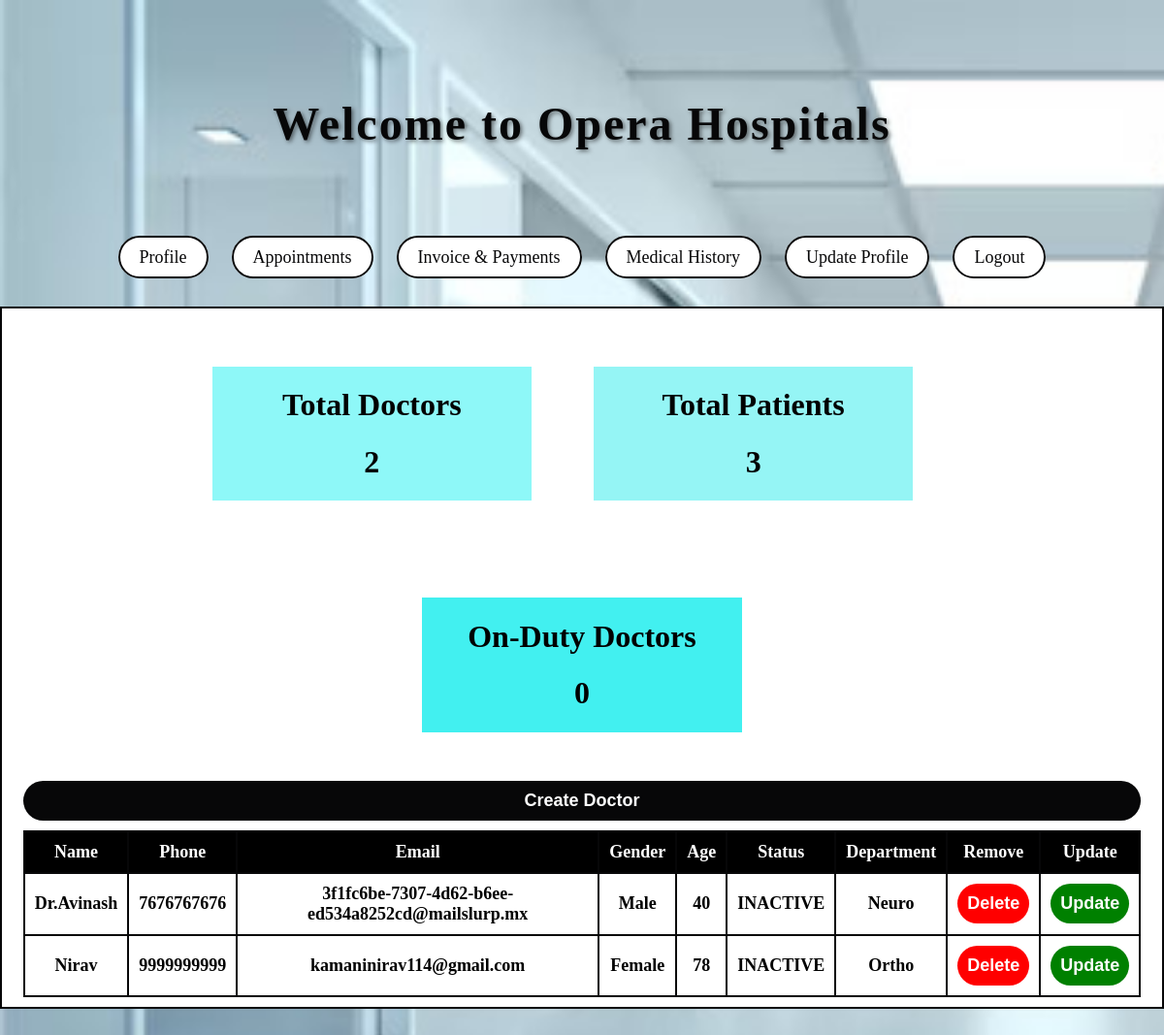
/dashboard/ (signed in), run on the app's committed database.
### Home/models.py (models this page shows, shortened)
class Doctor(models.Model):
    user = models.ForeignKey(User,on_delete=models.CASCADE)
    did=models.AutoField(primary_key=True)
    phone=models.CharField(max_length=10)
    age=models.CharField(max_length=3)
    gender=models.CharField(max_length=10)
    Department=models.CharField(max_length=20)
    attendance=models.CharField(max_length=10)
    status=models.CharField(max_length=15)
    salary=models.CharField(max_length=10)
    otp=models.CharField(max_length=6)
    verify=models.CharField(max_length=1,default=0)

### HR/views.py (the view)
# urls.py: path('dashboard/',views.dashboard,name='dashboard'),
@login_required
def dashboard(request):
    p = Doctor.objects.all()
    ad = len(Doctor.objects.filter(status="ACTIVE").all())
    tot = len(p)
    k = len(Patient.objects.all())
    c = {'p': p, 'tot': tot, 'k': k, 'ad': ad}
    return render(request, "HR/dashboard.html", c)

### HR/templates/HR/dashboard.html (shortened to what this page needs)
{% extends 'base2.html' %}
{% block content %}
<div class="profile">
    <div style="width: 28%;margin: 10px;display: inline-block;text-align: center;background-color: rgb(142, 248, 248);">
        <h1>Total Doctors</h1>
        <h1>{{tot}}</h1>
    </div>
    <div style="width: 28%;margin: 50px;display: inline-block;text-align: center;background-color: rgb(149, 245, 245);">
        <h1>Total Patients</h1>
        <h1>{{k}}</h1>
    </div>
    <div style="width: 28%;margin: 50px;display: inline-block;text-align: center;background-color: rgb(66, 240, 240);">
        <h1>On-Duty Doctors</h1>
        <h1>{{ad}}</h1>
    </div>
    <div class='pat' style="width:98%;">
        <a href="{% url 'crtdoc' %}"><button style="width: 100%; margin-bottom: 10px;">Create Doctor</button></a>
        <table style="text-align: center;">
            <tr style="background-color: black;color: white;text-align: center;">
                <th>Name</th>
                <th>Phone</th>
                <th>Email</th>
                <th>Gender</th>
                <th>Age</th>
                <th>Status</th>
                <th>Department</th>
                <th>Remove</th>
                <th>Update</th>
            </tr>
            {% for p in p %}
            <tr>
                <th>{{p.user.first_name}}</th>
                <th>{{p.phone}}</th>
                <th>{{p.user.email}}</th>
                <th>{{p.gender}}</th>
                <th>{{p.age}}</th>
                <th>{{p.status}}</th>
                <th>{{p.Department}}</th>
                <form method="POST" action="{% url 'deletedoc' %}">
                    <th><button type='submit' style="background-color: red;">Delete</button></th>
                </form>
                <form method="POST" action="{% url 'updatedoc' %}">
                    <th><button type='submit' style="background-color: green;">Update</button></th>
            </tr>
            {% endfor %}
        </table>
    </div>
</div>
{% endblock %}

### Home/templates/base2.html (shortened to what this page needs)
<!DOCTYPE html>
<html>
<head>
</head>
<body>
    <center>
        <div class='main'>
            <h1 class="heading">Welcome to Opera Hospitals</h1>
            <div class='tabs'>
                {% if user.last_name == "Patient"%}
                <div class="tab"><a href="{% url 'profile' %}">Profile</a></div>
                <div class="tab"><a href="{%url 'appointments'%}">Appointments</a></div>
                <div class="tab"><a href="{% url 'payments' %}">Invoice & Payments</a></div>
                <div class="tab"><a href="{% url 'history' %}">Medical History</a></div>
                <div class="tab"><a href="{% url 'uprofile' %}">Update Profile</a></div>
                {% endif %}
                {% if user.is_authenticated %}
                <div class="tab"><a href="{% url 'logout' %}">Logout</a></div>
                {% else %}
                <div class="tab"><a href="{% url 'home' %}">Home</a></div>
                <div class="tab"><a href="{% url 'login' %}">Login</a></div>
                <div class="tab"><a href="{% url 'register' %}">Register</a></div>
                {% endif %}
            </div>
            {% block content %}
            {% endblock %}
        </div>
    </center>
</body>
</html>

### Home/templates/base2.html (style rules this page uses)
body { background-image: url('../static/bg.jpg'); background-size: cover; background-repeat: no-repeat; background-attachment: fixed; margin: 0; padding: 0; }
.heading { font-size: 48px; color: #070708; font-weight: bold; text-shadow: 2px 2px 4px rgba(0, 0, 0, 0.5); margin: 100px; letter-spacing: 2px; }
.profile { width: 35%; top: 50%; font-weight: bold; padding: 10px; border: 2px solid #070708; background-color: white; margin: 40px auto; }
.tabs { margin-top: 5px; }
.tab { display: inline-block; margin: 0 10px; }
.tab a { text-decoration: none; color: #070708; font-size: 18px; background-color: #ffffff; border: 2px solid #070708; padding: 10px 20px; border-radius: 30px; transition: background-color 0.3s, color 0.3s; }

### HR/templates/HR/dashboard.html (style rules this page uses)
.profile { width: fit-content; top: 50%; font-weight: bold; padding: 10px; border: 2px solid #070708; background-color: white; margin: 40px auto; }
table { width: 100%; text-align: center; border-collapse: collapse; }
th, td { border: 2px solid #070708; padding: 10px; font-size: 18px; }
button { width: 100%; font-size: 18px; padding: 10px; background-color: #070708; color: white; border: none; border-radius: 25px; font-weight: bold; }

### data on the page
Doctor: user.first_name "Dr.Avinash", phone "7676767676", user.email "3f1fc6be-7307-4d62-b6ee-ed534a8252cd@mailslurp.mx", gender "Male", age "40", status "INACTIVE", Department "Neuro"
Doctor: user.first_name "Nirav", phone "9999999999", user.email "kamaninirav114@gmail.com", gender "Female", age "78", status "INACTIVE", Department "Ortho"

### other printed values
{{ tot }} "2"
{{ k }} "3"
{{ ad }} "0"
